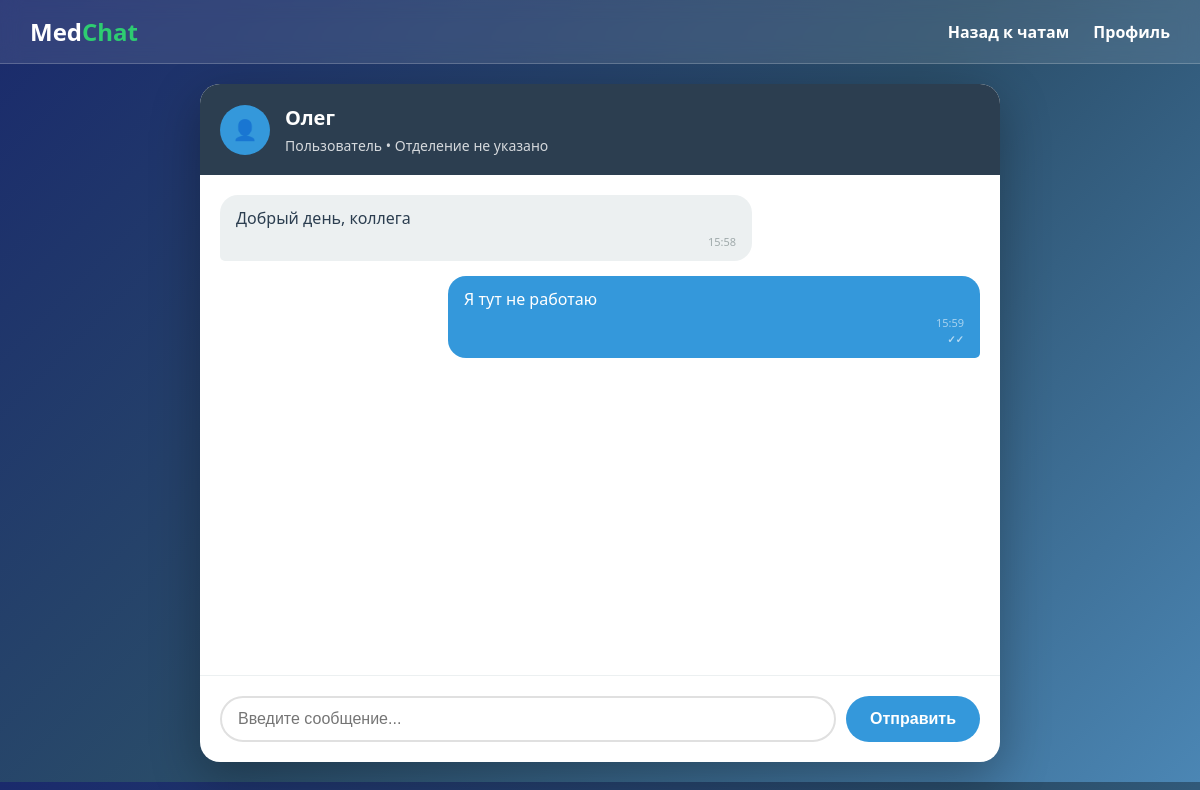
Page /chats/1/ (signed in) on the committed database.
### messenger/models.py (models this page shows, shortened)
class Profile(models.Model):
    user = models.OneToOneField(User, on_delete=models.CASCADE, verbose_name="Пользователь")
    full_name = models.CharField("ФИО", max_length=150, blank=True)
    position = models.CharField("Должность", max_length=100, blank=True)
    department = models.CharField("Отделение", max_length=100, blank=True)
    photo = models.ImageField("Фотография", upload_to="profile_photos/", blank=True, null=True)
    medical_specialization = models.CharField("Медицинская специализация", max_length=200, blank=True)
    experience_years = models.PositiveIntegerField("Стаж (лет)", blank=True, null=True)
    bio = models.TextField("О себе", blank=True)

class Message(models.Model):
    chat = models.ForeignKey(Chat, on_delete=models.CASCADE, related_name='messages')
    sender = models.ForeignKey(User, on_delete=models.CASCADE, related_name='sent_messages')
    content = models.TextField("Содержание")
    timestamp = models.DateTimeField(auto_now_add=True)
    is_read = models.BooleanField(default=False)
    class Meta:
        ordering = ['timestamp']

### messenger/views.py (the view, shortened to what this page needs)
# urls.py: path('chats/<int:chat_id>/', views.chat_detail, name='chat_detail'),
@login_required
def chat_detail(request, chat_id):
    chat = get_object_or_404(Chat, id=chat_id, participants=request.user)
    other_participant = chat.participants.exclude(id=request.user.id).first()
    chat.messages.exclude(sender=request.user).filter(is_read=False).update(is_read=True)
    messages = chat.messages.all()
    context = {
        'chat': chat,
        'messages': messages,
        'other_participant': other_participant,
    }
    return render(request, 'messenger/chat_detail.html', context)

### messenger/templates/messenger/chat_detail.html (shortened to what this page needs)
<!DOCTYPE html>
<html lang="ru">
<head>
</head>
<body>
    <nav class="navbar">
        <a href="{% url 'home' %}" class="logo">Med<span>Chat</span></a>
        <div class="nav-links">
            <a href="{% url 'chats' %}">Назад к чатам</a>
            <a href="{% url 'profile' %}">Профиль</a>
        </div>
    </nav>
    <div class="container">
        <div class="chat-header">
            <div class="chat-avatar">
                {% if other_participant.profile.photo %}
                    👤
                {% else %}
                    👤
                {% endif %}
            </div>
            <div class="chat-info">
                <h2>{{ other_participant.profile.full_name|default:other_participant.username }}</h2>
                <p>{{ other_participant.profile.position|default:"Пользователь" }} • {{ other_participant.profile.department|default:"Отделение не указано" }}</p>
            </div>
        </div>
        <div class="messages-container" id="messagesContainer">
            {% for message in messages %}
            <div class="message {% if message.sender == request.user %}sent{% else %}received{% if not message.is_read %} unread{% endif %}{% endif %}">
                {{ message.content }}
                <div class="message-time">{{ message.timestamp|date:"H:i" }}</div>
                {% if message.sender == request.user %}
                    <div class="message-status {% if message.is_read %}status-read{% else %}status-unread{% endif %}">
                        {% if message.is_read %}✓✓{% else %}✓{% endif %}
                    </div>
                {% endif %}
            </div>
            {% empty %}
            <p style="text-align: center; color: #7f8c8d; padding: 20px;">Нет сообщений. Начните общение!</p>
            {% endfor %}
        </div>
        <div class="message-input-container">
            <form method="post" class="message-form">
                <input type="text" name="content" class="message-input" placeholder="Введите сообщение..." required>
                <button type="submit" class="send-button">Отправить</button>
            </form>
        </div>
    </div>
</body>
</html>

### messenger/templates/messenger/chat_detail.html (style rules this page uses)
* { margin: 0; padding: 0; box-sizing: border-box; }
body { font-family: 'Segoe UI', Tahoma, Geneva, Verdana, sans-serif; background: linear-gradient(135deg, #1a2a6c, #2a4d69, #4b86b4); color: #333; }
.navbar { background: rgba(255, 255, 255, 0.1); backdrop-filter: blur(10px); padding: 15px 30px; display: flex; justify-content: space-between; align-items: center; border-bottom: 1px solid rgba(255, 255, 255, 0.2); }
.logo { color: white; font-size: 24px; font-weight: 700; text-decoration: none; }
.logo span { color: #2ecc71; }
.nav-links a { color: white; text-decoration: none; margin-left: 20px; font-weight: 600; }
.container { max-width: 800px; margin: 20px auto; background: white; border-radius: 20px; box-shadow: 0 15px 50px rgba(0, 0, 0, 0.3); overflow: hidden; }
.chat-header { background: #2c3e50; color: white; padding: 20px; display: flex; align-items: center; }
.chat-avatar { width: 50px; height: 50px; border-radius: 50%; background: #3498db; display: flex; align-items: center; justify-content: center; margin-right: 15px; color: white; font-size: 20px; }
.chat-info h2 { font-size: 20px; margin-bottom: 5px; }
.chat-info p { opacity: 0.8; font-size: 14px; }
.messages-container { height: 500px; overflow-y: auto; padding: 20px; }
.message { margin-bottom: 15px; max-width: 70%; padding: 12px 16px; border-radius: 18px; position: relative; word-wrap: break-word; display: flex; flex-direction: column; }
.message.sent { background: #3498db; color: white; margin-left: auto; border-bottom-right-radius: 5px; }
.message.sent .message-time, .message.sent .message-status { align-self: flex-end; color: rgba(255, 255, 255, 0.8); }
.message.received { background: #ecf0f1; color: #2c3e50; margin-right: auto; border-bottom-left-radius: 5px; }
.message.received .message-time, .message.received .message-status { align-self: flex-end; color: #7f8c8d; }
.message-time { font-size: 11px; opacity: 0.7; margin-top: 5px; text-align: right; }
.message-status { font-size: 10px; opacity: 0.8; text-align: right; margin-top: 2px; font-weight: bold; }
.status-read { color: #27ae60; }
.message-input-container { padding: 20px; border-top: 1px solid #ecf0f1; }
.message-form { display: flex; gap: 10px; }
.message-input { flex: 1; padding: 12px 16px; border: 2px solid #e0e0e0; border-radius: 25px; font-size: 16px; outline: none; }
.send-button { background: #3498db; color: white; border: none; border-radius: 25px; padding: 0 24px; font-size: 16px; font-weight: 600; cursor: pointer; transition: background 0.3s ease; }

### rows in the picture
Message: content "Добрый день, коллега", timestamp "15:58"
Message: content "Я тут не работаю", timestamp "15:59"

### other values in the picture
{{ other_participant.profile.full_name|default:other_participant.username }} "Олег"
{{ other_participant.profile.position|default:"Пользователь" }} "Пользователь"
{{ other_participant.profile.department|default:"Отделение не указано" }} "Отделение не указано"
